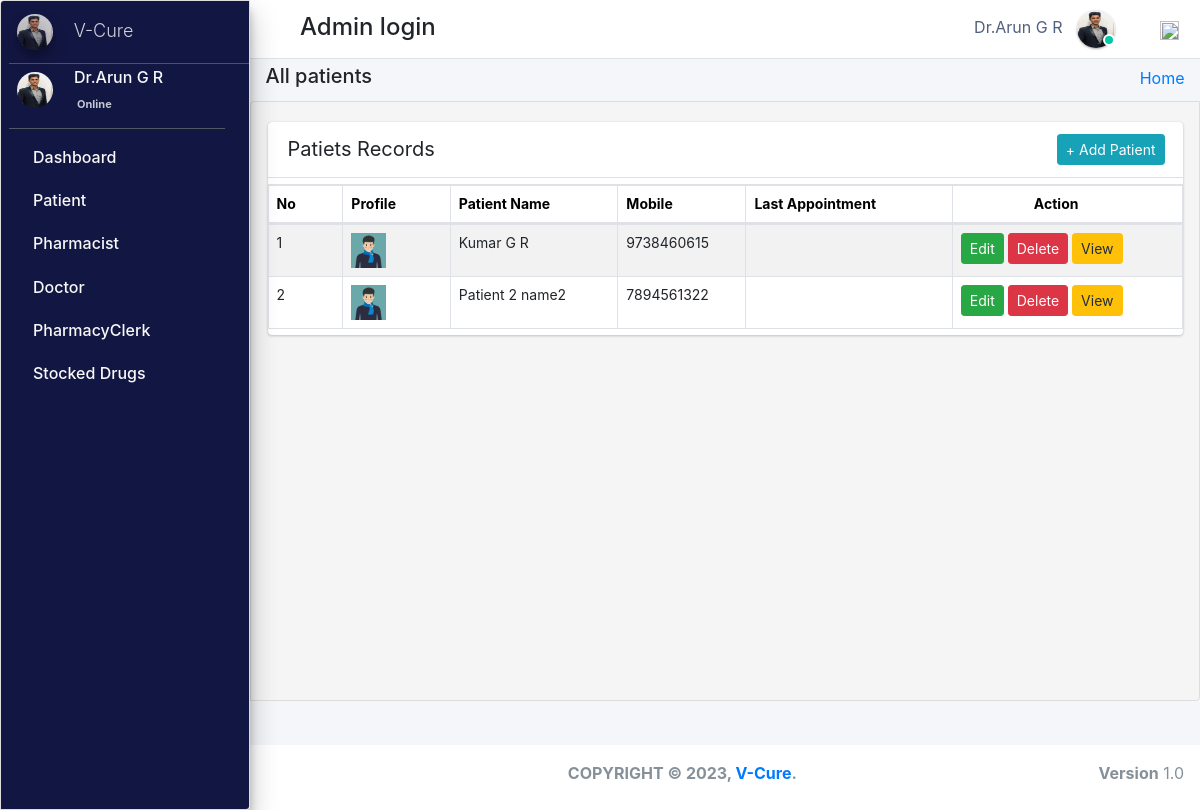
/admin_user/all_patients/ (signed in), run on an earlier commit of the app's database.
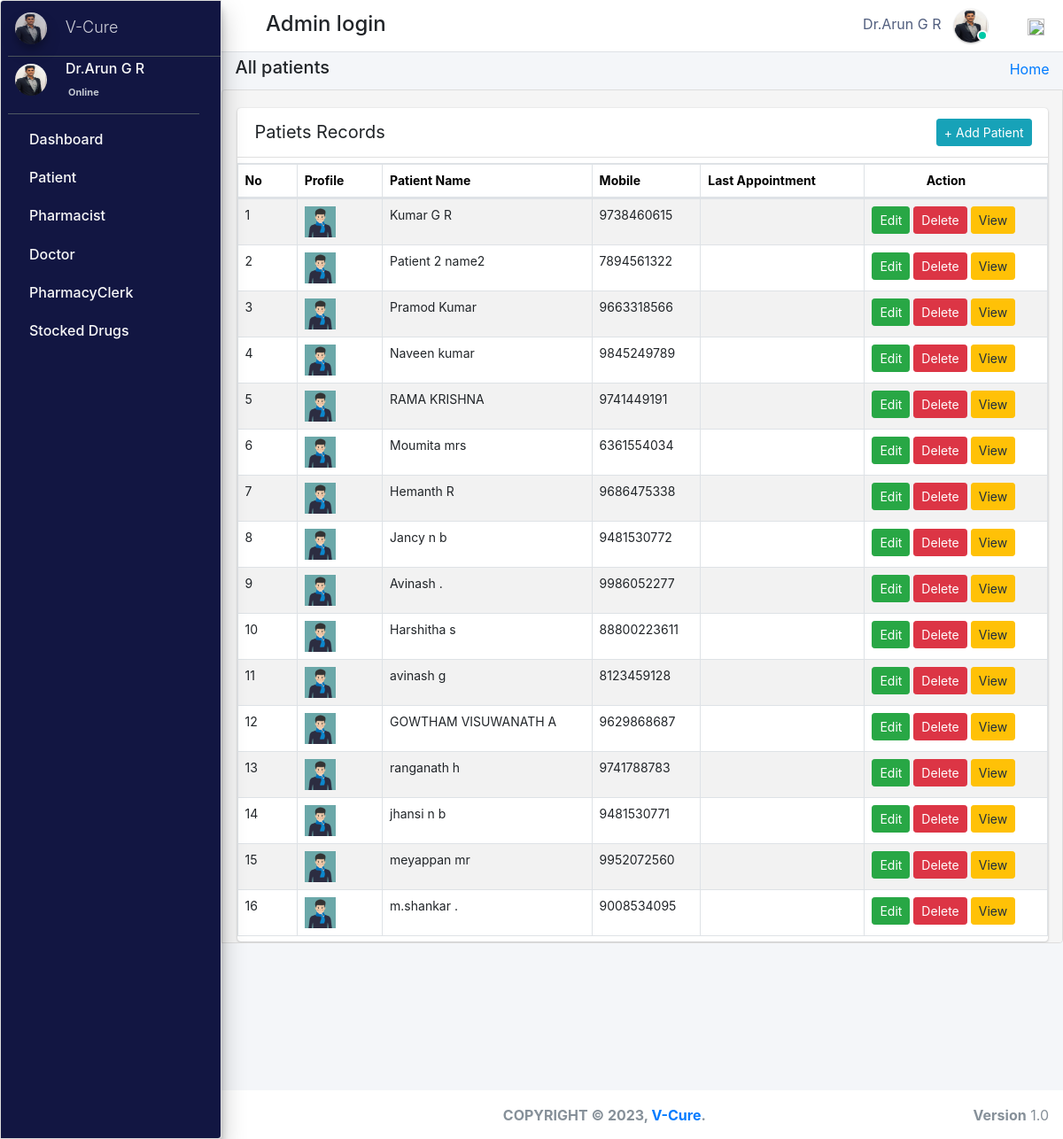
And on a later commit of the database.
### pharmacy/models.py (models this page shows, shortened)
class CustomUser(AbstractUser):
    user_type_data = ((1, "AdminHOD"), (2, "Pharmacist"), (3, "Doctor"), (4, "PharmacyClerk"),(5, "Patients"))
    user_type = models.CharField(default=1, choices=user_type_data, max_length=10)

class AdminHOD(models.Model):
    gender_category=(
        ('Male','Male'),
        ('Female','Female'),
    )
    admin = models.OneToOneField(CustomUser,null=True, on_delete = models.CASCADE)
    emp_no= models.CharField(max_length=100,null=True,blank=True)
    gender=models.CharField(max_length=100,null=True,choices=gender_category)
    mobile=models.CharField(max_length=10,null=True,blank=True)
    address=models.CharField(max_length=300,null=True,blank=True)
    profile_pic=models.ImageField(default="admin.png",null=True,blank=True)
    created_at = models.DateTimeField(auto_now_add=True)
    updated_at = models.DateTimeField(auto_now=True)
    date_employed=models.DateTimeField(auto_now_add=True, auto_now=False)
    objects = models.Manager()

class Patients(models.Model):
    gender_category=(
        ('Male','Male'),
        ('Female','Female'),
    )
    reg_no=models.CharField(max_length=30,null=True,blank=True,unique=True)
    gender=models.CharField(max_length=7,null=True,blank=True,choices=gender_category)
    first_name=models.CharField(max_length=20,null=True,blank=True)
    last_name=models.CharField(max_length=20,null=True,blank=True)
    dob=models.DateTimeField(auto_now_add= False, auto_now=False,null=True,blank=True)
    phone_number=models.CharField(max_length=10,null=True,blank=True)
    profile_pic=models.ImageField(default="patient.jpg",null=True,blank=True)
    age= models.IntegerField(default='0', blank=True, null=True)
    address=models.CharField(max_length=300,null=True,blank=True)
    date_admitted=models.DateTimeField(auto_now_add=True, auto_now=False)
    last_updated = models.DateTimeField(auto_now_add=False, auto_now=True)

### pharmacy/HODViews.py (the view, shortened to what this page needs)
# urls.py: path('admin_user/all_patients/',HODViews.allPatients,name='all_patients'),
def allPatients(request):
    form=PatientSearchForm1(request.POST or None)
    patients=Patients.objects.all()
    context={
        "patients":patients,
        "form":form,
        "title":"Admitted Patients"
    }
    return render(request,'hod_templates/admited_patients.html',context)

### pharmacy/LoginCheckMiddleWare.py (called while the page is built, shortened)
    def process_view(self, request, view_func, view_args, view_kwargs):
        modulename = view_func.__module__
        user = request.user
        if user.is_authenticated:
            if user.user_type == "1":
                if modulename == "pharmacy.HODViews":
                    pass
                elif modulename == "":
                    pass
                elif modulename == "pharmacy.views" or modulename == "django.views.static":
                    pass
                else:
                    pass
            else:
                return redirect("login")
        else:
            if request.path == reverse("login"):
                pass
            else:
                return redirect("login")

### pharmacy/templates/hod_templates/admited_patients.html (shortened to what this page needs)
{% extends 'hod_templates/base_template.html'%}
{% load static %}
{% block page_title %}
<h5>All patients</h5>
{% endblock page_title %}
{% block main_content %}
<section class="content">
    <div class="row">
        <div class="col-md-12 px-3">
            <div class="card card-primar sc">
                <div class="card-header">
                    <span>Patiets Records</span>
                   <div class="card-tools d-flex">
                <a class="btn btn-sm btn-info mr-2" href="{% url 'patient_form' %}" role="button">+ Add Patient</a>
            </div>
                </div>
                <table  class="table table-bordered table-hover dataTable" id="plist">
                    <thead>
                            <tr>
                                    <th>No</th>
                                    <th>Profile</th>
                                    <th>Patient Name</th>
                                    <th>Mobile</th>
                                    <th>Last Appointment</th>
                                    <th class="text-center">Action</th>
                            </tr>
                    </thead>
                    <tbody>
                            {% for patient in patients %}
                            <tr class="hov"> <td>{{patient.id}}</td>
                                <td> <img src="{{patient.profile_pic.url}}" class="" width="35" height="35" alt=""></td>
                                <td>{{patient.first_name}} {{patient.last_name}}</td>
                                <td>{{patient.phone_number}}</td>
                                <td>{{patient.last_login}}</td>
                                <td><a href="{% url 'edit_patient' patient.id %}" class="btn btn-sm btn-success">Edit</a>
                                    <a href="{% url 'delete_patient' patient.id %}" class="btn btn-sm btn-danger">Delete</a></<a>
                                    <a href="{% url 'patient_record' patient.id %}" class="btn btn-sm btn-warning">View</a></td>
                            </tr>
                            {% endfor %}
                    </tbody>
                </table>
            </div>
        </div>
    </div>
</section>
{% endblock %}

### pharmacy/templates/hod_templates/base_template.html (shortened to what this page needs)
{% extends 'base_file.html' %} {% block htm %}
<body class="hold-transition sidebar-mini layout-fixed">
    <div class="wrapper">
        <nav class="main-header navbar navbar-expand navbar-white navbar-light">
            <ul class="navbar-nav">
                <li class="nav-item">
                    <a class="nav-link" data-widget="pushmenu" href="#" role="button"></a>
                </li>
            </ul>
            <h4 style="margin-left: 10px; margin-top: 5px;">Admin login </h4>
            <ul class="navbar-nav ml-auto">
                <li class="mx-3">
                    <a href="#" class="sm-submenu-with-image a">
                        <span>{{user.first_name}}  {{user.last_name}}</span>
                        <img src="{{request.user.adminhod.profile_pic.url}}" class="img-circle elevation-1" width="38" height="38" alt="">
                        <span class="avatar-status avatar-sm-status avatar-status-success"></span>
                    </a>
                </li>
                <li class="nav-item dropdown ml-3 low">
                    <a href="#" class="btn btn-outlined btn-black text-muted bg-transparent " data-toggle="dropdown" aria-expanded="false" data-wow-delay="0.7s"><img src="https://img.icons8.com/ios/50/000000/settings.png" width="19" height="19">
                    </a>
                </li>
            </ul>
        </nav>
        {% include 'hod_templates/sidebar.html'%}
        <div class="content-wrapper">
            <div class="content-header">
                <div class="container-fluid">
                    <div class="row ">
                        <div class="col-sm-6">
                            <h1 class="m-0 text-dark">
                                {% block page_title %} {% endblock page_title %}
                            </h1>
                        </div>
                        <div class="col-sm-6 ">
                            <ol class="breadcrumb float-sm-right">
                                <li class="breadcrumb-item"><a href="">Home</a></li>
                            </ol>
                        </div>
                    </div>
                </div>
            </div>
            {% block main_content %} {% endblock main_content %}
        </div>
        {% include 'hod_templates/footer.html'%}
    </div>
    {% endblock htm %}

### pharm/pharmacy/templates/base_file.html (shortened to what this page needs)
{% load static %}
<!DOCTYPE html>
<html lang="en">
<head>
    <link rel="stylesheet" href="{% static 'css/bootstrap.min.css'%}">
    <link rel="stylesheet" href="{% static 'css/main.css'%}">
    <link rel="stylesheet" href="{% static 'css/profile.css'%}">
    <link rel="stylesheet" href="{% static " fontawesome-free/css/all.min.css " %}">
    <link rel="stylesheet" href="https://code.ionicframework.com/ionicons/2.0.1/css/ionicons.min.css">
    <link rel="stylesheet" href="{% static 'dist/css/adminlte.css'  %}">
    <link rel="stylesheet" href="{% static 'pace-progress/themes/black/pace-theme-flat-top.css' %}">
    <link rel="stylesheet" href="{% static 'datatables-bs4/css/dataTables.bootstrap4.min.css'%}">
    <link rel="stylesheet" href="{% static 'datatables-responsive/css/responsive.bootstrap4.min.css'%}">
    <link rel="stylesheet" href="{% static 'datatables-buttons/css/buttons.bootstrap4.min.css'%}">
    <link rel="stylesheet" href="{% static 'css/select2.css' %}">
    <link href="{% static 'jquery-ui2/jquery-ui.min.css' %}" rel="stylesheet">
    <link href="{% static 'jquery-ui2/jquery-ui.structure.min.css' %}" rel="stylesheet">
    <link href="{% static 'jquery-ui2/jquery-ui.theme.min.css' %}" rel="stylesheet">
</head>
{% block htm %} {% endblock htm%}
</body>
</html>

### pharmacy/templates/hod_templates/sidebar.html (shortened to what this page needs)
<aside class="main-sidebar sidebar-dark-primary elevation-4">
    <a href="" class="brand-link ml-2">
        <img src="{{request.user.adminhod.profile_pic.url}}" alt="" width="36" height="36" class=" img-circle elevation-3" style="opacity: .8">
        <span class="brand-text font-weight-light mt-1 ml-3 mmust">V-Cure</span>
    </a>
    <div class="sidebar">
        <div class="user-panel mr-3">
            <div class="pull-left image sm-submenu-with-image a ml-2 ">
                <img src="{{request.user.adminhod.profile_pic.url}}" class="img-circle mt-2" width="36" height="36" alt="User Image">
            </div>
            <div class="pull-left info">
                <p>{{user.first_name}} {{user.last_name}}</p>
                <a href="#"> Online</a>
            </div>
        </div>
        <nav class="mt-2">
            <ul class="nav nav-pills nav-sidebar flex-column" data-widget="treeview" role="menu" data-accordion="false">
                <li class="nav-item">
                    <a href="{% url  'admin_dashboard' %}" class="nav-link">
                        <p>
                            Dashboard
                        </p>
                    </a>
                </li>
                <li class="nav-item">
                    <a href="#" class="nav-link">
                        <p>
                            Patient
                        </p>
                    </a>
                </li>
                <li class="nav-item">
                    <a href="#" class="nav-link">
                        <p>
                            Pharmacist
                        </p>
                    </a>
                </li>
                <li class="nav-item">
                    <a href="#" class="nav-link">
                        <p>
                            Doctor
                        </p>
                    </a>
                </li>
                <li class="nav-item">
                    <a href="#" class="nav-link">
                        <p>
                            PharmacyClerk
                        </p>
                    </a>
                </li>
                <li class="nav-item">
                    <a href="#" class="nav-link">
                        <p>
                            Stocked Drugs
                        </p>
                    </a>
                </li>
            </ul>
        </nav>
    </div>
</aside>

### pharmacy/templates/hod_templates/footer.html
<footer class="main-footer pt-3 text-center">
    <strong>COPYRIGHT &copy; {% now "Y" %}, <a href="#">V-Cure</a>.</strong>
    <div class="float-right d-none d-sm-inline-block">
        <b>Version</b> 1.0
    </div>
</footer>

### static/css/main.css (style rules this page uses)
html { font-family: sans-serif; line-height: 1.15; -webkit-text-size-adjust: 100%; -webkit-tap-highlight-color: transparent; }
body { overflow-y: hidden; overflow-x: hidden; font-family: -apple-system, BlinkMacSystemFont, "Segoe UI", Roboto, "Helvetica Neue", Arial, "Noto Sans", sans-serif, "Apple Color Emoji", "Segoe UI Emoji", "Segoe UI Symbol", "Noto Color Emoji" !important; }
th { color: rgb(0, 0, 0); font-size: 14px !important; }
.content { background-color: #f5f5f5; border: 1px solid #dddddd; border-radius: 4px 0px 4px 0px; left: -1px; padding: 10px 7px 5px; }
.main-sidebar { background: #ffffff; border: 1px solid #dddddd; border-radius: 4px 0px 4px 0px; font-weight: bold; }
.content { height: 75vh; overflow-y: scroll; overflow-x: hidden; }
.sc { white-space: nowrap; display: block; overflow-x: hidden !important; }
.content .row { margin-top: 20px !important; }
.main-sidebar { background-color: #121642 !important; color: white !important; }
.main-sidebar p { color: #f8f8f8 !important; font-weight: 500 !important }
td { font-size: 14px !important; }
.hov { transition: transform .5s; }
.avatar-status { position: absolute; bottom: 12px; right: 75.4px; display: -ms-inline-flexbox; display: inline-flex; -ms-flex-negative: 0; flex-shrink: 0; -ms-flex-pack: center; justify-content: center; -ms-flex-align: center; align-items: center; white-space: nowrap; text-align: center; vertical-align: baseline; font-weight: 600; border: .125rem solid #fff; width: 12px; height: 12px; line-height: 1; font-size: .71094rem; border-radius: 50%; }
.avatar-status-success { color: #fff; background-color: #00c9a7; }
.card-header span { font-size: 20px !important; }
.table>tbody>tr>td, .table>tbody>tr>th, .table>tfoot>tr>td, .table>tfoot>tr>th, .table>thead>tr>td, .table>thead>tr>th { padding: 8px; line-height: 1.42857143; vertical-align: top; }
.pull-left { float: left; }
.pull-left { float: left!important; }
.user-panel>.info { padding: 5px 5px 5px 15px; line-height: 1; position: absolute; left: 55px; }
.user-panel>.info>p { font-weight: 600; margin-bottom: 9px; }
p { margin: 0 0 10px; }
.user-panel { padding-bottom: 20px; }
.user-panel:after { clear: both; }
.user-panel:before, .user-panel:after { content: " "; display: table; }
.user-panel>.info>a { text-decoration: none; padding-right: 5px; margin-top: 3px; font-size: 11px; overflow: hidden; white-space: nowrap; }
.mmust { overflow: hidden; white-space: nowrap; font-size: 18px; }
.table { background: white !important; }
.container-fluid { width: 100%; padding-right: 15px; padding-left: 15px; margin-right: auto; margin-left: auto; }
.row { display: flex; flex-wrap: wrap; margin-right: -15px; margin-left: -15px; }
.d-flex { display: flex !important; z-index: 44; }
.d-flex { display: flex !important; }
.table tbody tr:nth-of-type(odd) { background-color: rgba(0, 0, 0, .05) !important; }
.table tbody tr:nth-of-type(odd) { background-color: rgba(197, 197, 197, 0.05) !important; }
.main-footer { height: 65px !important; background: #ffffff; border-top: none !important; color: #869099; font-size: 1.0rem !important; }
.img-circle { border-radius: 50%; }
.content-wrapper .content-header { padding: 5px 0.5rem !important; }

### static/css/profile.css (style rules this page uses)
li { list-style-type: none ! }
.navbar-nav span { color: #525f7f !important; margin-right: 10px !important; }
body { font-family: 'Rubik', sans-serif; height: 100% !important; }
.table tbody tr:nth-of-type(odd) { background-color: rgba(0, 0, 0, .05) !important; }

What changed in the data, as far as the page shows it:
added Patients: id "3", profile_pic (picture), first_name "Pramod", last_name "Kumar", phone_number "9663318566"
added Patients: id "4", profile_pic (picture), first_name "Naveen", last_name "kumar", phone_number "9845249789"
added Patients: id "5", profile_pic (picture), first_name "RAMA", last_name "KRISHNA", phone_number "9741449191"
added Patients: id "6", profile_pic (picture), first_name "Moumita", last_name "mrs", phone_number "6361554034"
added Patients: id "7", profile_pic (picture), first_name "Hemanth", last_name "R", phone_number "9686475338"
added Patients: id "8", profile_pic (picture), first_name "Jancy", last_name "n b", phone_number "9481530772"
added Patients: id "9", profile_pic (picture), first_name "Avinash", last_name ".", phone_number "9986052277"
added Patients: id "10", profile_pic (picture), first_name "Harshitha", last_name "s", phone_number "88800223611"
added Patients: id "11", profile_pic (picture), first_name "avinash", last_name "g", phone_number "8123459128"
added Patients: id "12", profile_pic (picture), first_name "GOWTHAM VISUWANATH", last_name "A", phone_number "9629868687"
added Patients: id "13", profile_pic (picture), first_name "ranganath", last_name "h", phone_number "9741788783"
added Patients: id "14", profile_pic (picture), first_name "jhansi", last_name "n b", phone_number "9481530771"
added Patients: id "15", profile_pic (picture), first_name "meyappan", last_name "mr", phone_number "9952072560"
added Patients: id "16", profile_pic (picture), first_name "m.shankar", last_name ".", phone_number "9008534095"
